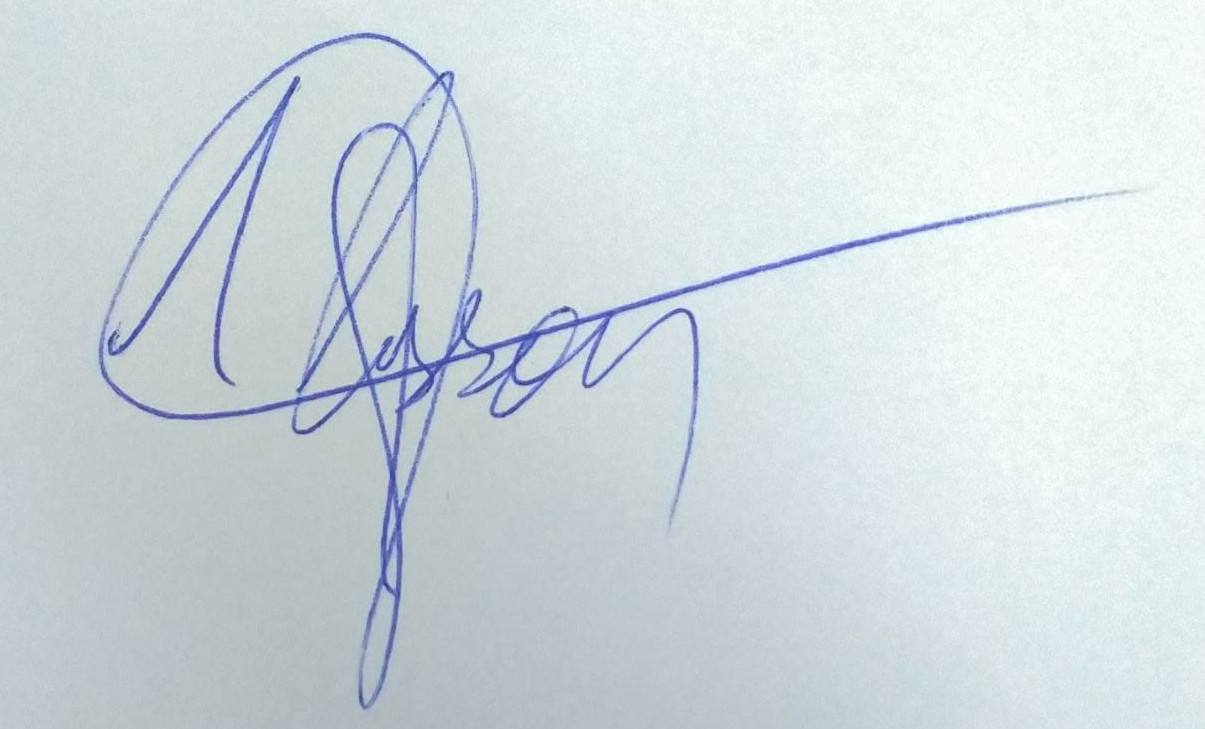
#> input picture test/ass_test.jpeg, 1205 x 729 px, found by its file name
$ python script.py ../test/ass_test.jpeg
#> lines starting #> are read from the running program, lines starting #| are printed output that depends on the picture; after the words box and inside, x2 and y2 are one past the last pixel; in counts of white or black regions, pixels touching at a corner belong together; long printed decimals are rounded
import cv2
import matplotlib.pyplot as plt
from skimage import measure, morphology
from skimage.color import label2rgb
from skimage.measure import regionprops
import numpy as np
from PIL import Image

# [12 lines of commented-out code are left out]
inputpath = 'test/ass_test.jpeg'
outputpath = 'test/output.png'

# the parameters are used to remove small size connected pixels outliar
constant_parameter_1 = 84
constant_parameter_2 = 250
constant_parameter_3 = 100

# the parameter is used to remove big size connected pixels outliar
constant_parameter_4 = 18

# contrast adjustment
contrast = 150

# read the input image
img = cv2.imread(inputpath, 0)
#> img: shape (729, 1205); min 59, max 255, mean 215.4
img = cv2.threshold(img, contrast, 255, cv2.THRESH_BINARY)[1]  # ensure binary
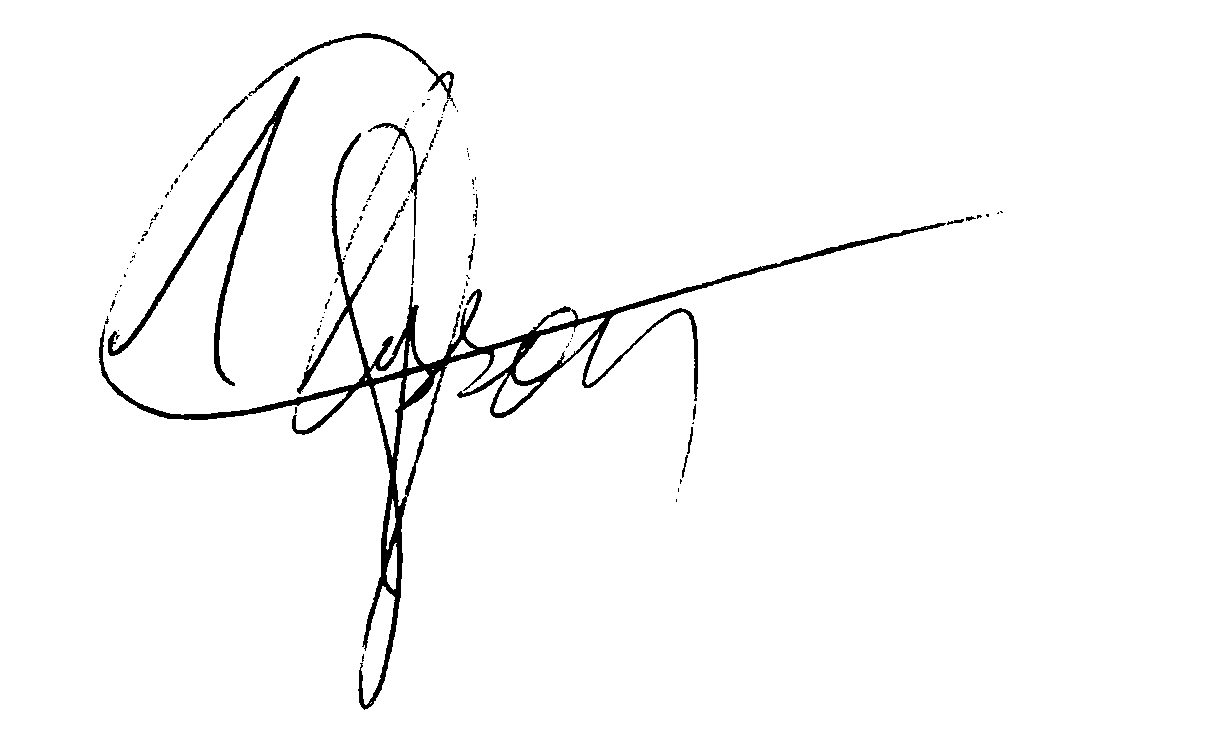
#> img: shape (729, 1205); 97.4% white; 118 black regions (93 under 20 px), largest, box (x1, y1, x2, y2) and area: (99, 133, 946, 710) 16214, (108, 76, 300, 386) 3361, (248, 33, 456, 108) 1090

# connected component analysis by scikit-learn framework
blobs = img > img.mean()
blobs_labels = measure.label(blobs, background=1)
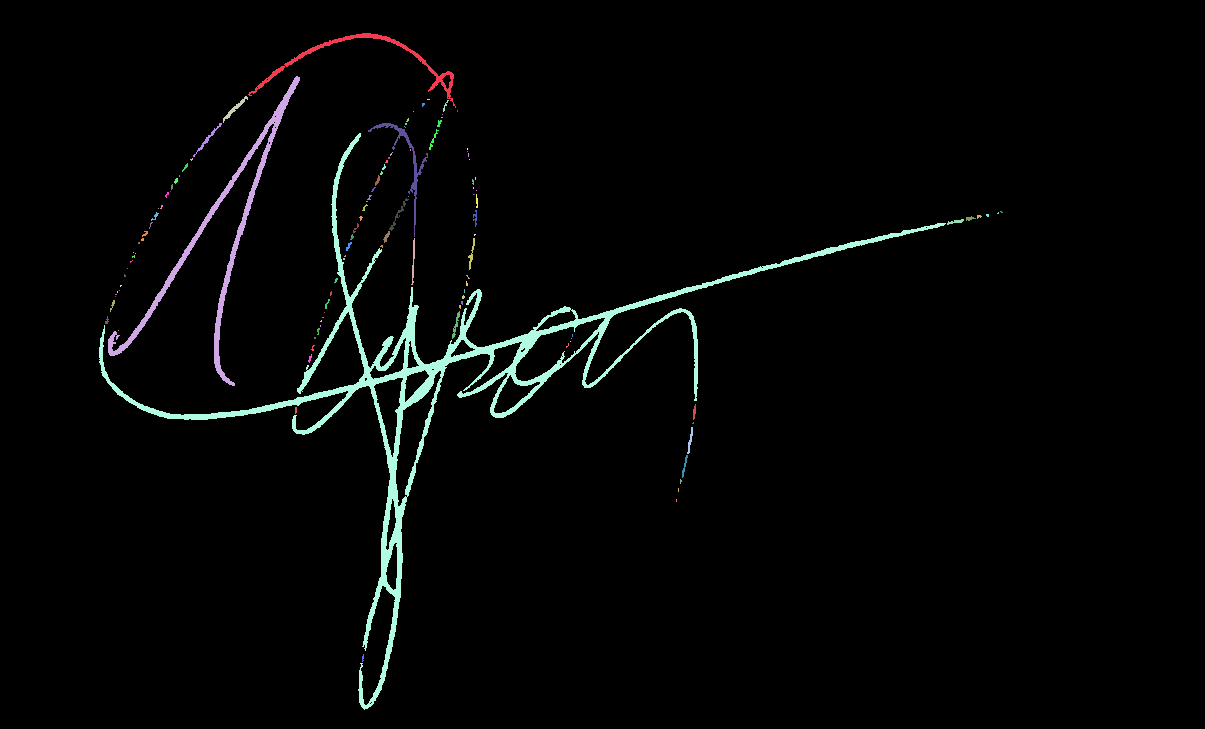
#> blobs_labels: shape (729, 1205) int32; 119 distinct labels, from 0 to 118; one colour per label, 0 black
image_label_overlay = label2rgb(blobs_labels, image=img)
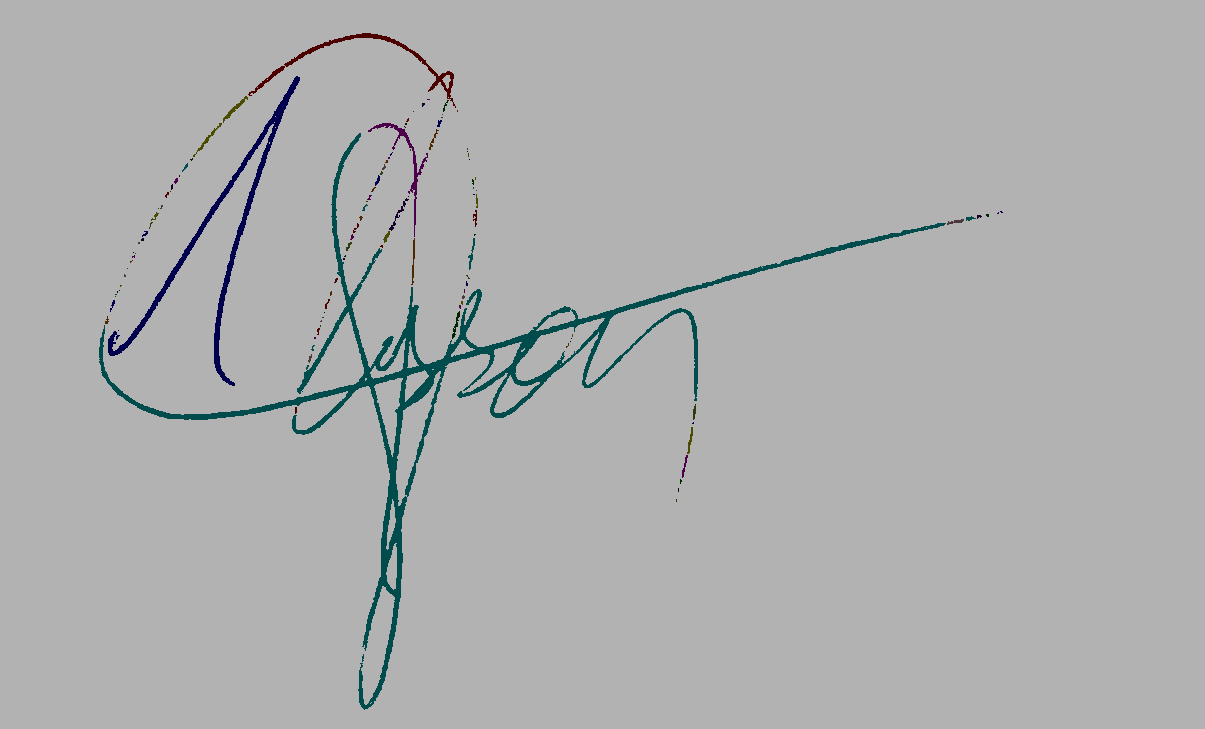
#> image_label_overlay: shape (729, 1205, 3) float64; mean R, G, B 0.683, 0.688, 0.689

fig, ax = plt.subplots(figsize=(10, 6))

'''
# plot the connected components (for debugging)
ax.imshow(image_label_overlay)
ax.set_axis_off()
plt.tight_layout()
plt.show()
'''

the_biggest_component = 0
total_area = 0
counter = 0
average = 0.0
for region in regionprops(blobs_labels):
    if (region.area > 10):
        total_area = total_area + region.area
        counter = counter + 1
    # print region.area # (for debugging)
    # take regions with large enough areas
    if (region.area >= 250):
        if (region.area > the_biggest_component):
            the_biggest_component = region.area
#> this loop made 118 passes
#> (total_area, the_biggest_component) on passes 1, 2, 18: (1090, 1090), (4451, 3361), (21503, 16214)
#> total_area on passes 3, 5, 12, 13, 14, 17: 4568, 4588, 4609, 4713, 5246, 5289
#> after the loop, counter = 44; the_biggest_component = 16214; total_area = 22498

average = (total_area/counter)
#> average = 511.3
print("the_biggest_component: " + str(the_biggest_component))
#| the_biggest_component: 16214.0
print("average: " + str(average))
#| average: 511.318

# experimental-based ratio calculation, modify it for your cases
# a4_small_size_outliar_constant is used as a threshold value to remove connected outliar connected pixels
# are smaller than a4_small_size_outliar_constant for A4 size scanned documents
a4_small_size_outliar_constant = ((average/constant_parameter_1)*constant_parameter_2)+constant_parameter_3
#> a4_small_size_outliar_constant = 1621.8
print("a4_small_size_outliar_constant: " + str(a4_small_size_outliar_constant))
#| a4_small_size_outliar_constant: 1621.780

# experimental-based ratio calculation, modify it for your cases
# a4_big_size_outliar_constant is used as a threshold value to remove outliar connected pixels
# are bigger than a4_big_size_outliar_constant for A4 size scanned documents
a4_big_size_outliar_constant = a4_small_size_outliar_constant*constant_parameter_4
#> a4_big_size_outliar_constant = 29192
print("a4_big_size_outliar_constant: " + str(a4_big_size_outliar_constant))
#| a4_big_size_outliar_constant: 29192.045

# remove the connected pixels are smaller than a4_small_size_outliar_constant
pre_version = morphology.remove_small_objects(blobs_labels, a4_small_size_outliar_constant)
#> pre_version: shape (729, 1205) int32; 3 distinct labels, from 0 to 18
# remove the connected pixels are bigger than threshold a4_big_size_outliar_constant
# to get rid of undesired connected pixels such as table headers and etc.
component_sizes = np.bincount(pre_version.ravel())
#> component_sizes = 19 values, max 858870 at index 0, min 0 at index 1, mean 46233.9
too_small = component_sizes > (a4_big_size_outliar_constant)
too_small_mask = too_small[pre_version]
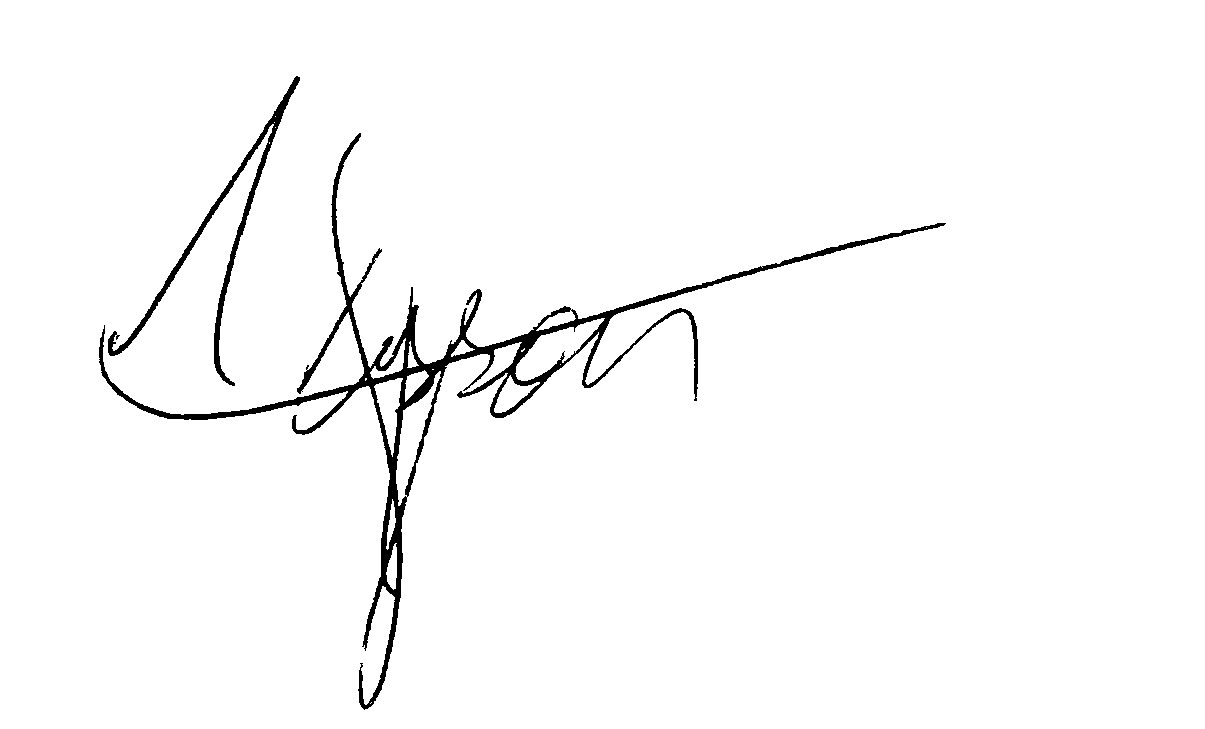
#> too_small_mask: shape (729, 1205) bool; 97.8% white; 2 black regions, box (x1, y1, x2, y2) and area: (99, 133, 946, 710) 16214, (108, 76, 300, 386) 3361
pre_version[too_small_mask] = 0
# save the the pre-version which is the image is labelled with colors
# as considering connected components
#plt.imsave('pre_version.png', pre_version) #commented by Lucas

# read the pre-version
#img = cv2.imread('pre_version.png', 0) #commented by Lucas
# ensure binary
img = cv2.threshold(img, 0, 255, cv2.THRESH_BINARY | cv2.THRESH_OTSU)[1] #changed cv2.THRESH_BINARY_INV to cv2.THRESH_BINARY by Lucas
# save the the result
cv2.imwrite(outputpath, img)

#converter parte branca para transparente by Lucas
img = Image.open(outputpath)
img = img.convert("RGBA")
#> img: PIL image 1205x729 RGBA
datas = img.getdata()

newData = []
for item in datas:
    if item[0] == 255 and item[1] == 255 and item[2] == 255:
        newData.append((255, 255, 255, 0))
    else:
        newData.append(item)
#> after the loop, newData = 878445 items

img.putdata(newData)
img.save(outputpath)
